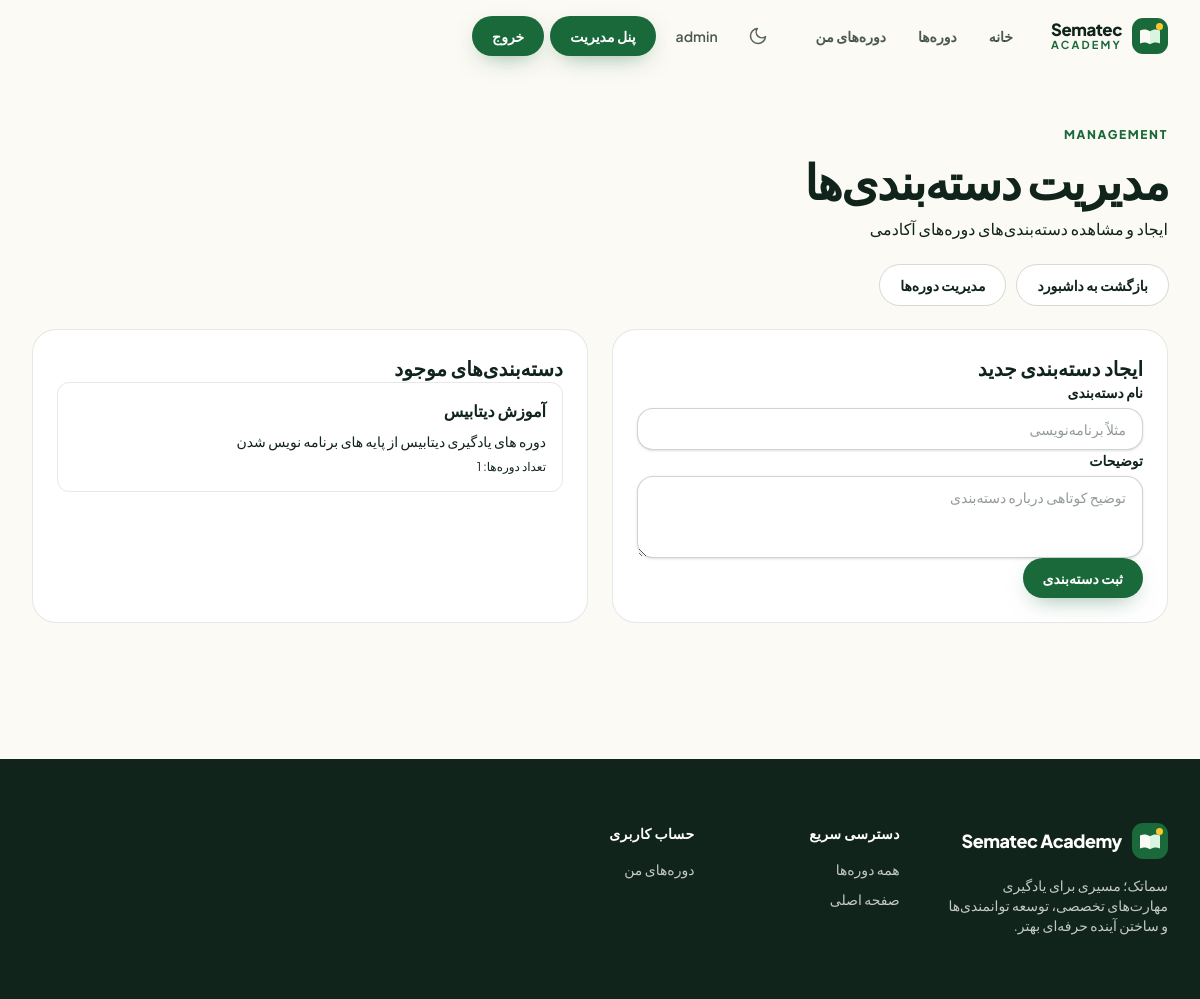
Screenshot of /courses/management/categories/ (signed in) with the database file from the repository.
### course_app/models.py (models this page shows, shortened)
class CourseCategory(models.Model):
    name = models.CharField(
        max_length=100,
        unique=True,
        verbose_name='نام دسته‌بندی'
    )
    description = models.TextField(
        blank=True,
        verbose_name='توضیحات'
    )
    date_created = models.DateTimeField(auto_now_add=True)

### course_app/views.py (the view)
# urls.py: path('management/categories/',views.management_categories_view,name='management_categories'),
@staff_member_required
def management_categories_view(request):
    if request.method == 'POST':
        form = CourseCategoryForm(request.POST)
        if form.is_valid():
            form.save()
            return redirect('course_app:management_categories')
    else:
        form = CourseCategoryForm()
    categories = CourseCategory.objects.all().order_by('name')
    return render(
        request,
        'management/categories.html',
        {
            'form': form,
            'categories': categories,
        }
    )

### course_app/forms.py
class CourseCategoryForm(ModelForm):
    class Meta:
        model = CourseCategory
        fields = ['name', 'description']
        labels = {
            'name': 'نام دسته‌بندی',
            'description': 'توضیحات',
        }
        widgets = {
            'name': forms.TextInput(attrs={
                'placeholder': 'مثلاً برنامه‌نویسی'
            }),
            'description': forms.Textarea(attrs={
                'rows': 3,
                'placeholder': 'توضیح کوتاهی درباره دسته‌بندی'
            }),
        }
    def __init__(self, *args, **kwargs):
        super().__init__(*args, **kwargs)
        for field in self.fields.values():
            field.widget.attrs['class'] = 'input'

### course_app/templates/management/categories.html (shortened to what this page needs)
{% extends 'base.html' %}
{% block content %}
<section class="wrap pt-12 pb-6">
    <p class="eyebrow">Management</p>
    <h1 class="h-display mt-3 text-4xl sm:text-5xl">
        مدیریت دسته‌بندی‌ها
    </h1>
    <p class="mt-3 text-muted">
        ایجاد و مشاهده دسته‌بندی‌های دوره‌های آکادمی
    </p>
</section>
<div class="wrap pb-10">
    <div class="flex flex-wrap gap-3 mb-6">
        <a href="{% url 'course_app:management_dashboard' %}"
           class="btn btn-secondary">
            بازگشت به داشبورد
        </a>
        <a href="{% url 'course_app:management_courses' %}"
           class="btn btn-secondary">
            مدیریت دوره‌ها
        </a>
    </div>
    <div class="grid gap-6 md:grid-cols-2">
        <div class="card p-6">
            <h2 class="text-xl font-bold mb-5">
                ایجاد دسته‌بندی جدید
            </h2>
            <form method="post" class="space-y-5">
                {% for field in form %}
                    <div>
                        <label class="label"
                               for="{{ field.id_for_label }}">
                            {{ field.label }}
                        </label>
                        {{ field }}
                    </div>
                {% endfor %}
                <button type="submit" class="btn btn-primary">
                    ثبت دسته‌بندی
                </button>
            </form>
        </div>
        <div class="card p-6">
            <h2 class="text-xl font-bold mb-5">
                دسته‌بندی‌های موجود
            </h2>
            <div class="space-y-4">
                {% for category in categories %}
                    <div class="rounded-xl p-4"
                         style="border: 1px solid #e5e7eb;">
                        <h3 class="font-bold">
                            {{ category.name }}
                        </h3>
                        <p class="mt-2 text-sm text-muted">
                            {{ category.description|default:"بدون توضیحات" }}
                        </p>
                        <p class="mt-2 text-xs text-muted">
                            تعداد دوره‌ها: {{ category.courses.count }}
                        </p>
                    </div>
                {% empty %}
                    <p class="text-sm text-muted">
                        هنوز دسته‌بندی‌ای ایجاد نشده است.
                    </p>
                {% endfor %}
            </div>
        </div>
    </div>
</div>
{% endblock %}

### course_app/templates/base.html (shortened to what this page needs)
<!DOCTYPE html>
{% load static %}
<html lang="fa" dir="rtl">
<head>
  <link rel="stylesheet" href="{% static 'academy/css/style.css' %}">
</head>
<body class="bg-paper font-sans text-ink antialiased dark:bg-night dark:text-white" data-page="{% block page_name %}{% endblock %}">
  <header id="site-header" class="sticky top-0 z-50 border-b border-transparent bg-paper/85 backdrop-blur-xl transition duration-300 dark:bg-night/85 [&.is-scrolled]:border-ink/10 [&.is-scrolled]:shadow-[0_10px_30px_-18px_rgba(16,36,27,0.35)] dark:[&.is-scrolled]:border-white/10">
    <div class="wrap flex h-[4.5rem] items-center gap-6">
      <a href="/" class="flex items-center gap-2.5">
        <span class="leading-none"><span class="block text-[1.05rem] font-extrabold tracking-tight">Sematec</span><span class="block text-[11px] font-bold tracking-[0.2em] text-leaf-700 uppercase dark:text-leaf-300">Academy</span></span>
      </a>
      <nav aria-label="Main" class="hidden lg:block">
        <ul class="flex items-center gap-1"><li>
    <a href="{% url 'home' %}" class="nav-link">
        خانه
    </a>
</li><li><a href="{% url 'course_app:course_list' %}" class="nav-link" >دوره‌ها</a></li>{% if user.is_authenticated %}
    <li>
        <a href="{% url 'course_app:student_dashboard' %}"
           class="nav-link">
            دوره‌های من
        </a>
    </li>
{% endif %}</ul>
      </nav>
      <div class="ml-auto flex items-center gap-1.5">
        <button type="button" data-theme-toggle class="grid size-10 place-items-center rounded-full text-ink/70 transition hover:bg-ink/5 hover:text-ink dark:text-white/75 dark:hover:bg-white/10 dark:hover:text-white">
          <span class="dark:hidden"><svg class="size-5" viewBox="0 0 24 24" fill="none" stroke="currentColor" stroke-width="1.8" stroke-linecap="round" stroke-linejoin="round" aria-hidden="true"><path d="M21 12.8A9 9 0 1 1 11.2 3a7 7 0 0 0 9.8 9.8Z"/></svg></span>
        </button>
{% if user.is_authenticated %}
    <span class="nav-link hidden sm:inline-flex">
        {{ user.username }}
    </span>
          {% if user.is_staff %}
    <a href="{% url 'course_app:management_dashboard' %}"
       class="btn btn-primary">
        پنل مدیریت
    </a>
{% endif %}
    <form method="post" action="{% url 'logout' %}" class="inline-flex">
        <button type="submit" class="btn btn-primary">
            خروج
        </button>
    </form>
{% endif %}
      </div>
    </div>
  </header>
  <main id="main">
    {% block content %}{% endblock %}
  </main>
  <footer class="mt-24 bg-ink text-white dark:bg-[#07100c]">
    <div class="wrap grid gap-12 py-16 lg:grid-cols-[1.4fr_1fr_1fr_1fr_1.6fr]">
      <div class="max-w-xs">
        <a href="/" class="flex items-center gap-2.5"><span class="text-lg font-extrabold tracking-tight">Sematec Academy</span></a>
<p class="mt-4 text-sm text-white/75">
    سماتک؛ مسیری برای یادگیری مهارت‌های تخصصی، توسعه توانمندی‌ها و ساختن آینده حرفه‌ای بهتر.
</p>
      </div>
<div>
    <h2 class="text-sm font-extrabold tracking-wide text-white">دسترسی سریع</h2>
    <ul class="mt-4 space-y-2.5 text-sm">
        <li>
            <a class="text-white/75 transition hover:text-sun-300"
               href="{% url 'course_app:course_list' %}">
                همه دوره‌ها
            </a>
        </li>
        <li>
            <a class="text-white/75 transition hover:text-sun-300"
               href="{% url 'home' %}">
                صفحه اصلی
            </a>
        </li>
    </ul>
</div>
      <div>
    <h2 class="text-sm font-extrabold tracking-wide text-white">حساب کاربری</h2>
    <ul class="mt-4 space-y-2.5 text-sm">
        <li>
            <a class="text-white/75 transition hover:text-sun-300"
               href="{% url 'course_app:student_dashboard' %}">
                دوره‌های من
            </a>
        </li>
    </ul>
</div>
    </div>
  </footer>
</body>
</html>

### rows the page displays
CourseCategory: name "آموزش دیتابیس", description "دوره های یادگیری دیتابیس از پایه های برنامه نویس شدن", courses.count "1"

### other values shown
{{ user.username }} "admin"
{{ field.label }} "نام دسته‌بندی" "توضیحات"
